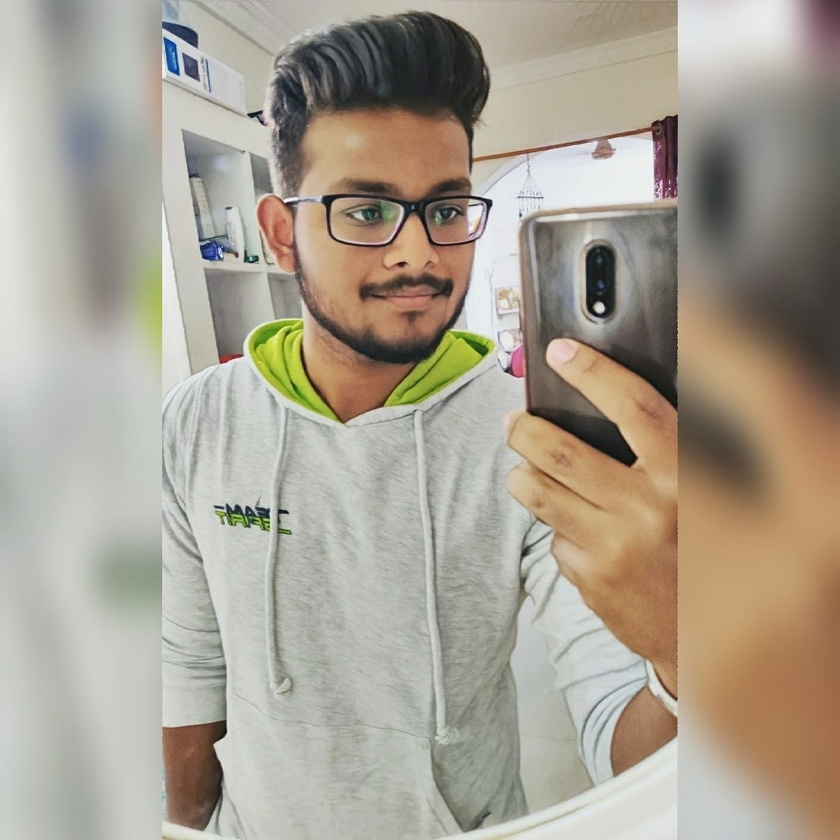
#> input picture edge detection using canny/Sagar.jpg, 840 x 840 px, shrunk from 1414 x 1414 before the run
$ python 'canny edge detection.py'
#> lines starting #> are read from the running program, lines starting #| are printed output that depends on the picture; after the words box and inside, x2 and y2 are one past the last pixel; in counts of white or black regions, pixels touching at a corner belong together
import cv2

img = cv2.imread('Sagar.jpg', 1)
#> img is the input picture: shape (840, 840, 3); mean B, G, R 146.5, 160.5, 168.7

edges = cv2.Canny(img, 100, 200, L2gradient=True)  # L2gradient uses a more complicated formula to detect edges but it requires high computation power
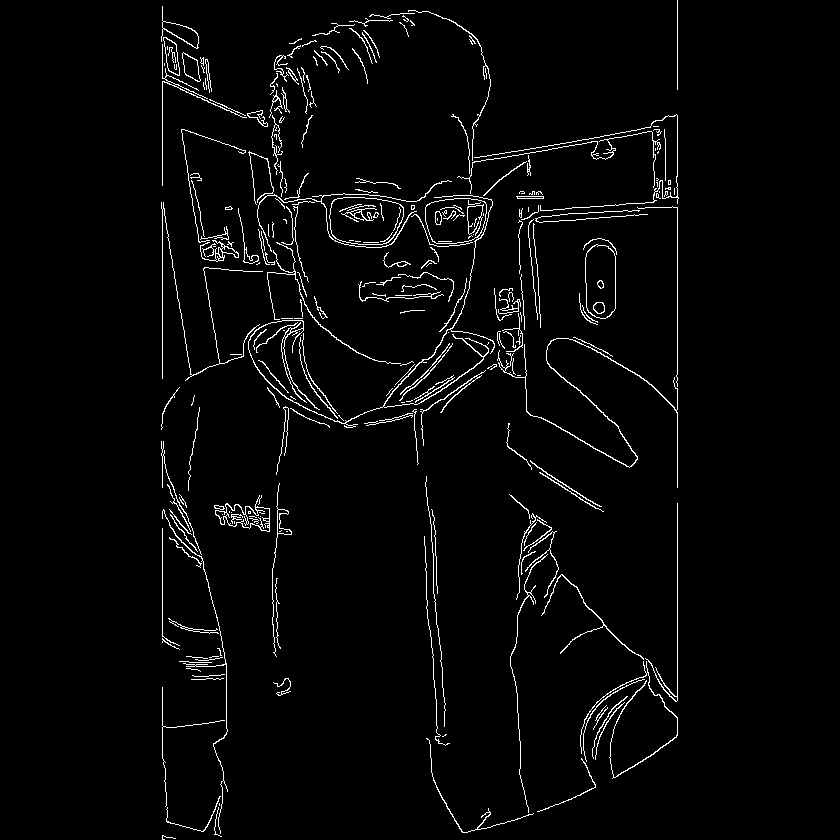
#> edges: shape (840, 840); 2.8% white in thin lines or dots, all inside (x1, y1, x2, y2) = (161, 0, 679, 840)

cv2.imshow("Edges",edges)

cv2.waitKey(0)
cv2.destroyAllWindows()
